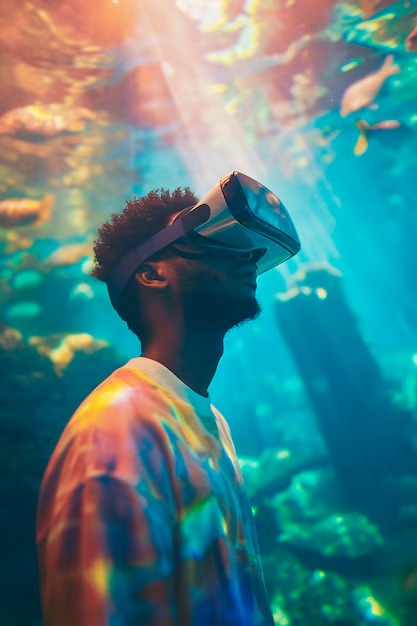
#> input picture Vr_person.jpg, 417 x 626 px
$ python change_image_allcolors.py
#> lines starting #> are read from the running program, lines starting #| are printed output that depends on the picture
import cv2

img_path = "Vr_person.jpg"
img = cv2.imread(img_path)
#> img is the input picture: shape (626, 417, 3); mean B, G, R 131.2, 128.5, 78.3
img_resize = cv2.resize(img, (1200, 720))
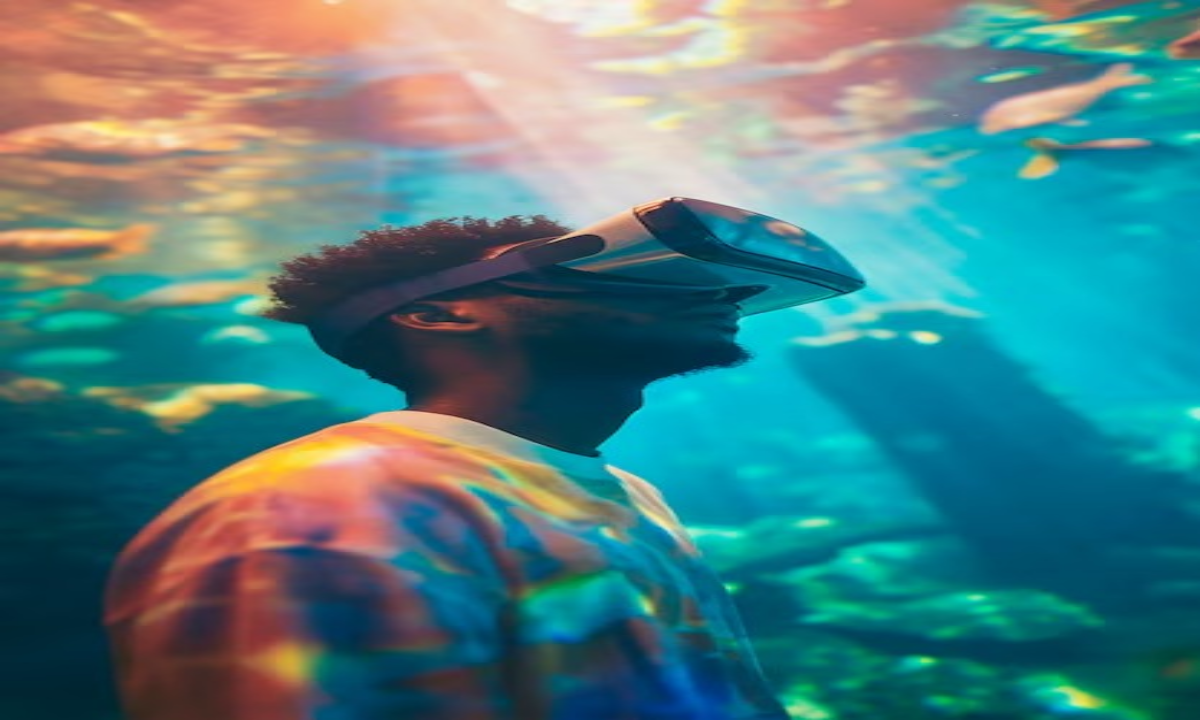
#> img_resize: shape (720, 1200, 3); mean B, G, R 131.1, 128.4, 78.2

colors = [cv2.COLOR_BGR2GRAY, cv2.COLOR_BGR2HSV, cv2.COLOR_BGR2HLS, cv2.COLOR_BGR2YUV]

for color in colors:
    color_img = cv2.cvtColor(img_resize, color)
    cv2.imshow("image", color_img)
    cv2.waitKey(2000)
#> this loop made 4 passes
#> pass 1, `color_img = cv2.cvtColor(img_resize, color)`:
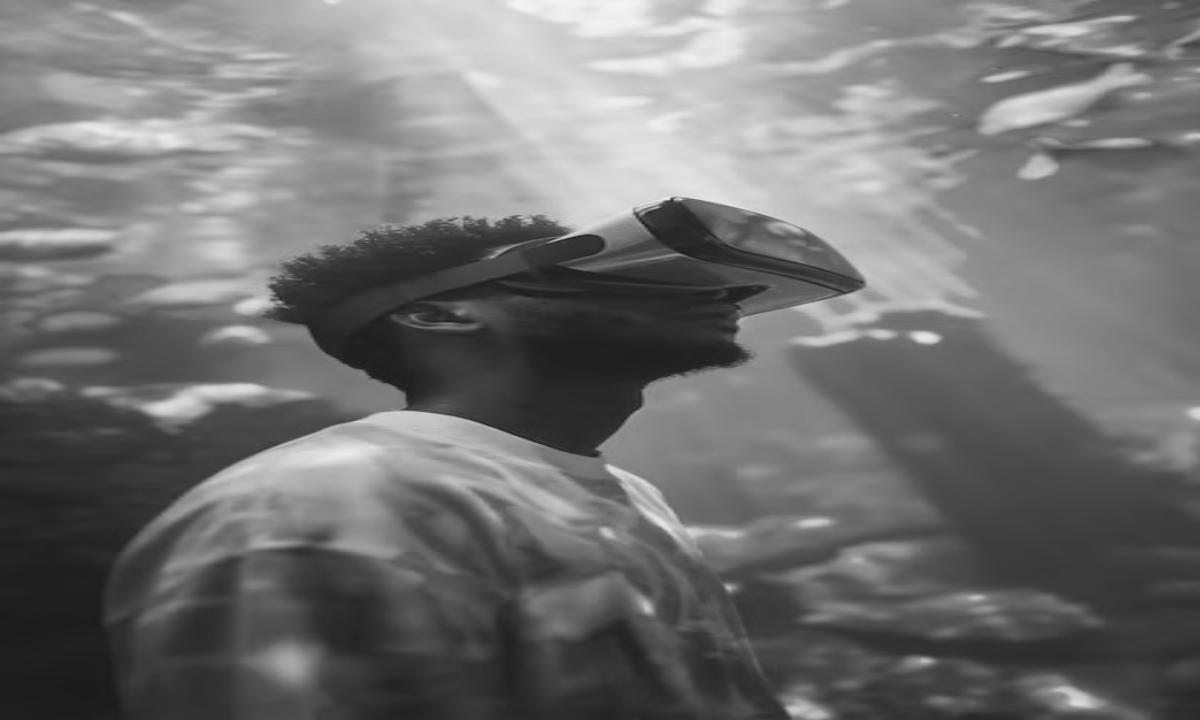
#> color_img: shape (720, 1200); min 19, max 245, mean 113.7

cv2.destroyAllWindows()

$ run again, with road_marking.jpg copied over Vr_person.jpg
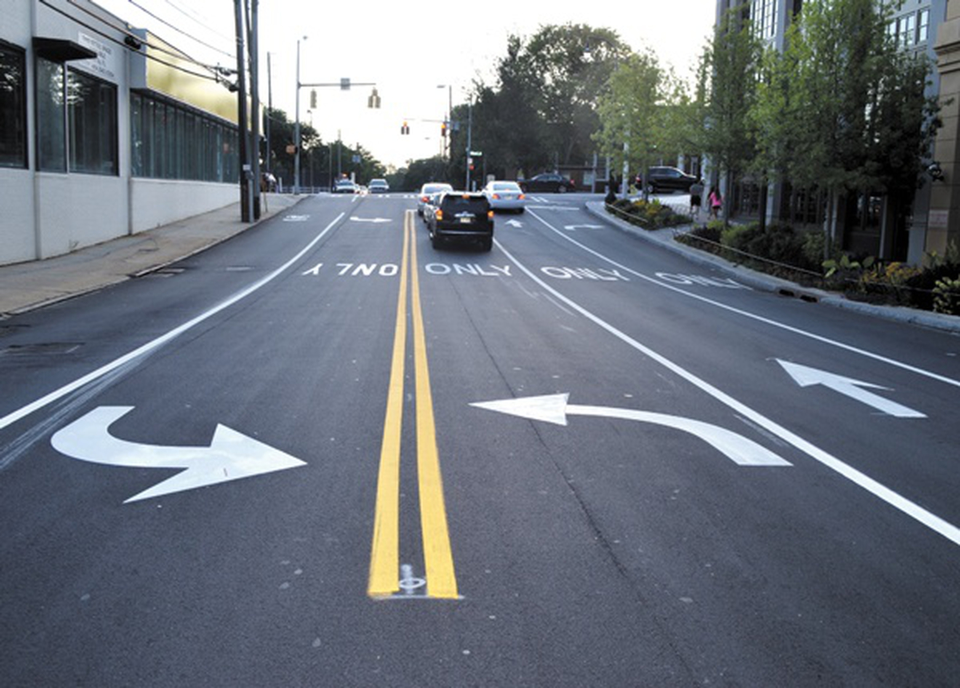
#> input picture road_marking.jpg, 1920 x 1376 px (shown at 1/2 size)
#> img is the input picture: shape (1376, 1920, 3); mean B, G, R 122.7, 113.4, 106.9
#> `img_resize = cv2.resize(img, (1200, 720))`:
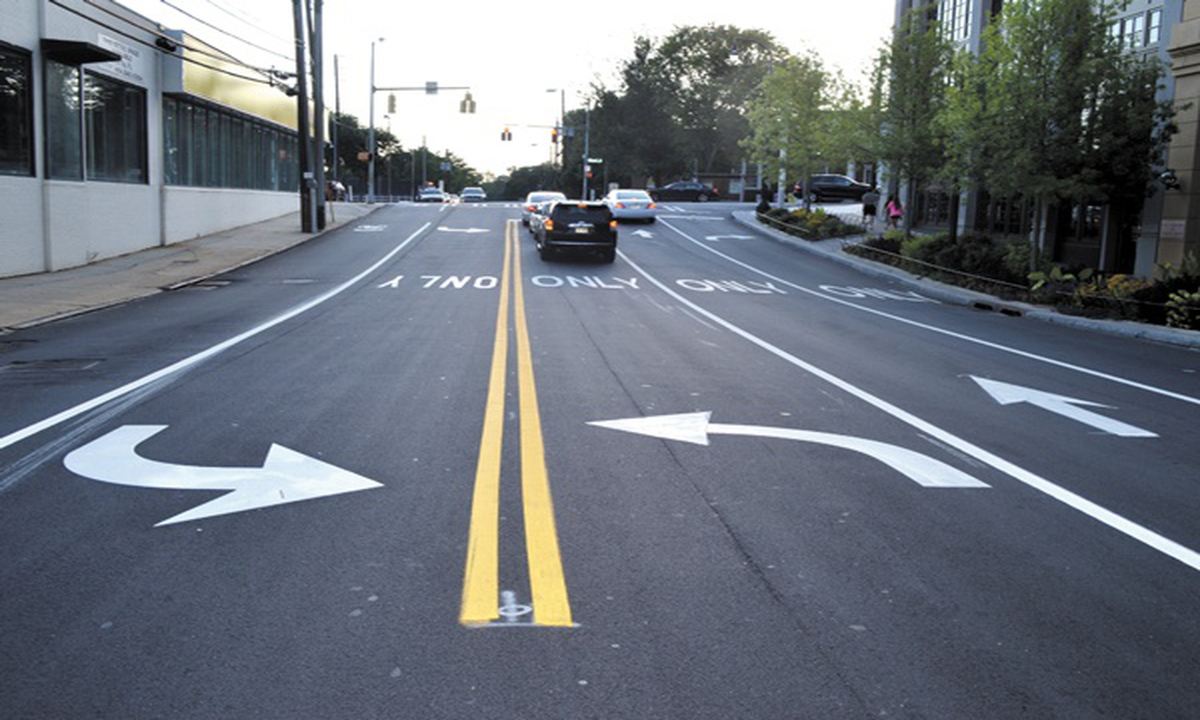
#> img_resize: shape (720, 1200, 3); mean B, G, R 122.6, 113.3, 106.8
#> the loop `for color in colors:` made 4 passes
#> pass 1, `color_img = cv2.cvtColor(img_resize, color)`:
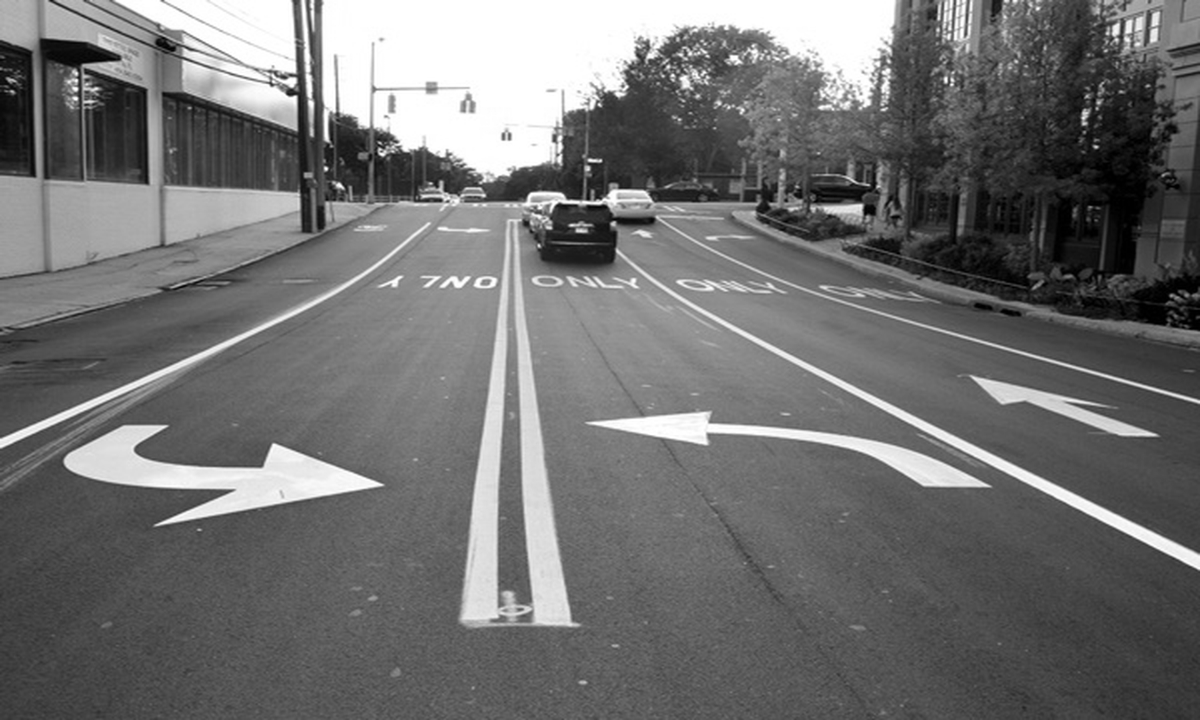
#> color_img: shape (720, 1200); min 0, max 255, mean 112.4

$ run again, with silhoutte.png saved as Vr_person.jpg
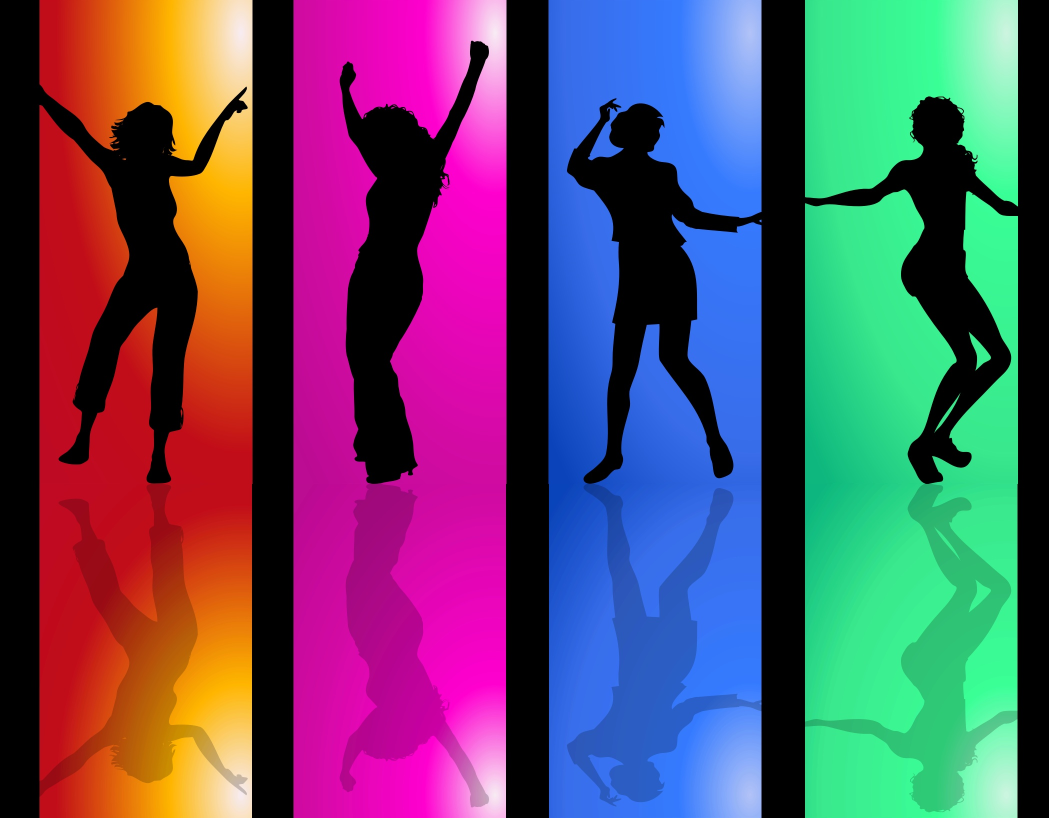
#> input picture silhoutte.png, 2097 x 1635 px (shown at 1/2 size)
#> img is the input picture: shape (1635, 2097, 3); mean B, G, R 101.1, 76.6, 94.8
#> `img_resize = cv2.resize(img, (1200, 720))`:
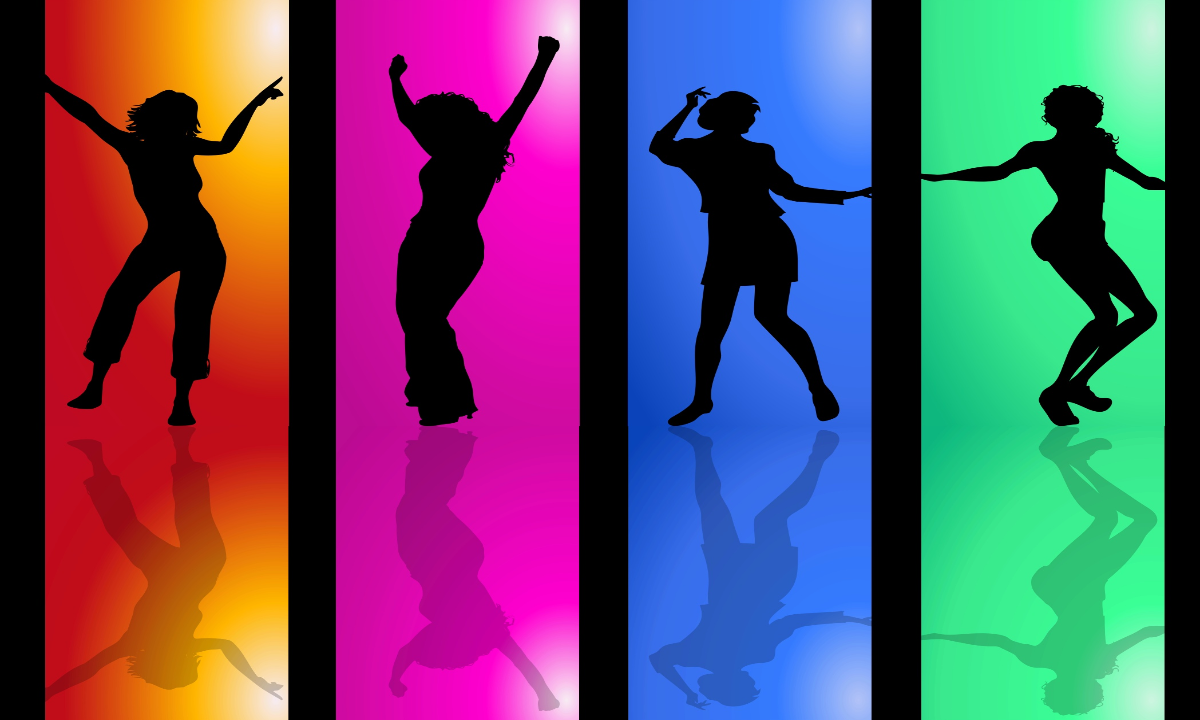
#> img_resize: shape (720, 1200, 3); mean B, G, R 101, 76.5, 94.8
#> the loop `for color in colors:` made 4 passes
#> pass 1, `color_img = cv2.cvtColor(img_resize, color)`:
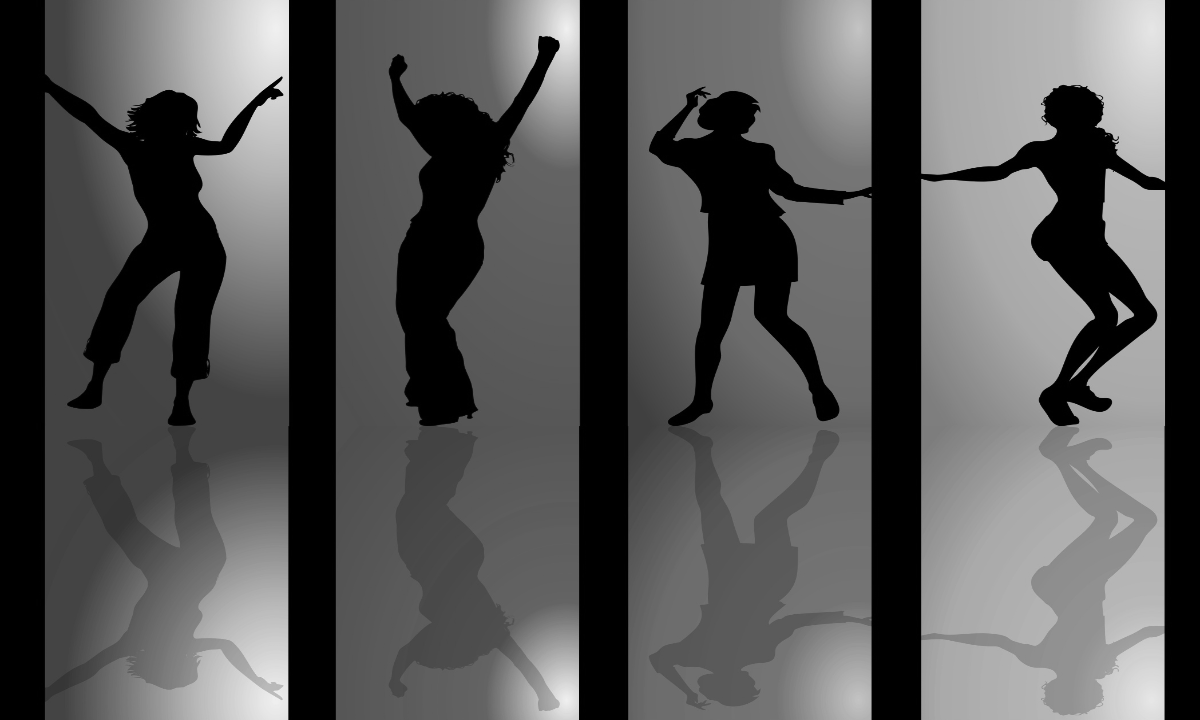
#> color_img: shape (720, 1200); min 0, max 240, mean 84.8
